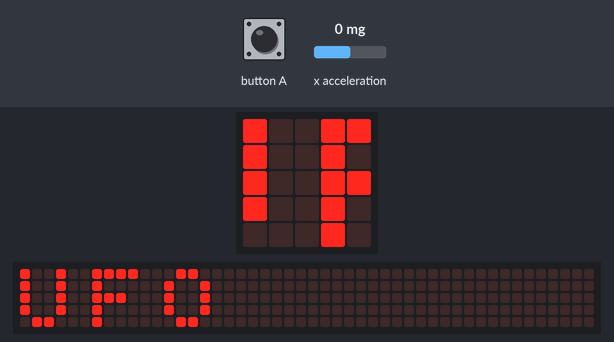
A program run on a simulated BBC micro:bit (MakeCode). Shown: the board's 5×5 LED display, a strip that is not on the board, showing the scrolling text unrolled. Inputs (shaded band) come from the test bench; at power-on: x acceleration 0 mg. Random numbers come from a fixed seed; the 48×5 strip is a reading aid, not a part: it shows the text the display is scrolling, unrolled, one strip-width of it at a time.

Above: at 1.28 s.
1.3 s: x acceleration set to -276 mg
4.3 s: x acceleration set to -318 mg
At 6.4 s:
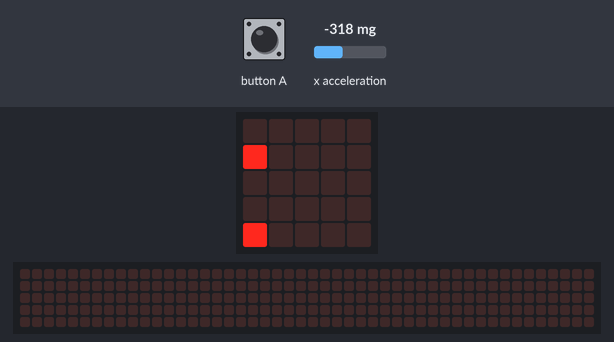
7.3 s: button A pressed for 0.15 s
At 7.6 s:
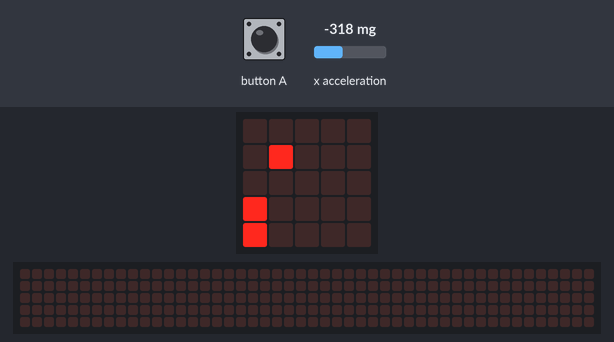
8.0 s: button A pressed for 0.15 s
At 8.51 s:
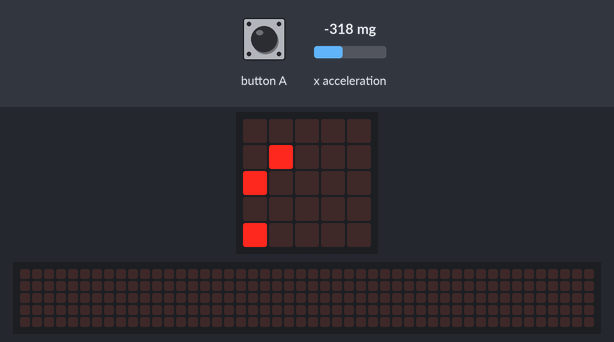
8.7 s: x acceleration set to 275 mg
11.7 s: x acceleration set to 329 mg
At 14.7 s:
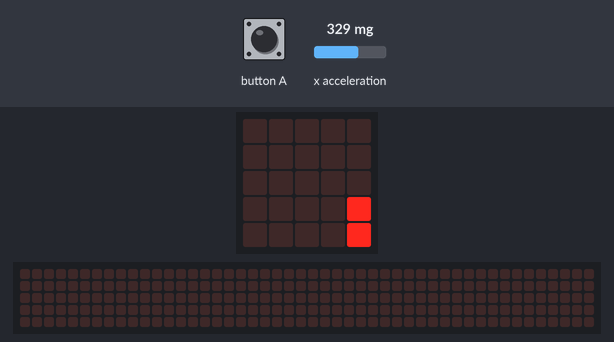
Timing chart, 0 to 16.2 s (numbered marks = the images above; inputs shaded):
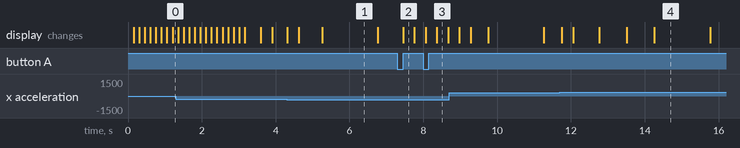

The program:

main.ts
```typescript
//  UFO Super Shooting for micro:bit

const ufos = [[0, 0, 255, 0, 0,
    0, 0, 0, 0, 0,
    0, 0, 0, 0, 0,
    0, 0, 0, 0, 0,
    0, 0, 0, 0, 0],
[0, 0, 255, 255, 0,
    0, 0, 0, 0, 0,
    0, 0, 0, 0, 0,
    0, 0, 0, 0, 0,
    0, 0, 0, 0, 0],
[0, 255, 255, 255, 0,
    0, 0, 0, 0, 0,
    0, 0, 0, 0, 0,
    0, 0, 0, 0, 0,
    0, 0, 0, 0, 0],
[0, 0, 255, 255, 0,
    0, 0, 255, 0, 0,
    0, 0, 0, 0, 0,
    0, 0, 0, 0, 0,
    0, 0, 0, 0, 0],
[0, 0, 255, 255, 0,
    0, 0, 255, 255, 0,
    0, 0, 0, 0, 0,
    0, 0, 0, 0, 0,
    0, 0, 0, 0, 0],
[0, 255, 255, 255, 0,
    0, 0, 255, 0, 0,
    0, 0, 0, 0, 0,
    0, 0, 0, 0, 0,
    0, 0, 0, 0, 0],
[0, 255, 255, 255, 0,
    0, 255, 255, 255, 0,
    0, 0, 0, 0, 0,
    0, 0, 0, 0, 0,
    0, 0, 0, 0, 0]
];

const exps = [[0, 0, 0, 0, 0,
    0, 0, 255, 0, 0,
    0, 255, 0, 255, 0,
    0, 0, 255, 0, 0,
    0, 0, 0, 0, 0],
[0, 0, 0, 0, 0,
    0, 255, 255, 255, 0,
    0, 255, 0, 255, 0,
    0, 255, 255, 255, 0,
    0, 0, 0, 0, 0],
[255, 255, 255, 255, 255,
    255, 0, 0, 0, 255,
    255, 0, 0, 0, 255,
    255, 0, 0, 0, 255,
    255, 255, 255, 255, 255]
];


let movingRight = true;
let moveCount = 0;
let game_go = false;
let BULLET_SPEED = 150;
let PLAYER_SPEED = 50;
let UFO_SPEED = 750;
let level = 0;
let score = 0;

class Point {
    x: number;
    y: number;

    constructor(x: number, y: number) {
        this.x = x;
        this.y = y;
    }
}

class Image {
    im: number[];
    constructor() {
        this.im = [0, 0, 0, 0, 0,
            0, 0, 0, 0, 0,
            0, 0, 0, 0, 0,
            0, 0, 0, 0, 0,
            0, 0, 0, 0, 0];
    }
    getPixelValue(x: number, y: number): number {
        return this.im[y * 5 + x];
    }
    setPixelValue(x: number, y: number, d: number) {
        this.im[y * 5 + x] = d;
    }
    paste() {
        for (let x = 0; x < 5; x++) {
            for (let y = 0; y < 5; y++) {
                led.plotBrightness(x, y, this.im[y * 5 + x]);
            }

        }
    }
    shiftLeft() {
        for (let x = 0; x <= 3; x++) {
            for (let y = 0; y < 5; y++) {
                this.im[y * 5 + x] = this.im[y * 5 + x + 1];
            }
        }
        for (let y = 0; y < 5; y++) {

            this.im[y * 5 + 4] = 0;
        }
    }
    shiftRight() {
        for (let x = 3; x >= 0; x--) {
            for (let y = 0; y < 5; y++) {
                this.im[y * 5 + x + 1] = this.im[y * 5 + x];
            }
        }
        for (let y = 0; y < 5; y++) {
            this.im[y * 5] = 0;
        }
    }
    shiftDown() {
        for (let y = 3; y >= 0; y--) {
            for (let x = 0; x < 5; x++) {
                this.im[y * 5 + x + 5] = this.im[y * 5 + x];
            }
        }
        for (let x = 0; x < 5; x++) {
            this.im[x] = 0;
        }
    }
    set(d: number[]) {
        for (let i = 0; i < 25; i++) {
            this.im[i] = d[i];
        }
    }
    cls() {
        for (let i = 0; i < 25; i++) {
            this.im[i] = 0;
        }
    }
    fill() {
        for (let i = 0; i < 25; i++) {
            this.im[i] = 255;
        }
    }
}

input.onButtonPressed(Button.A, function () {
    if (bullet.y == -1) {
        bullet.x = player.x;
        bullet.y = 3;
    }
})

control.inBackground(function () {
    while (game_go) {
        basic.pause(PLAYER_SPEED);
        let ax = input.acceleration(Dimension.X);
        if (ax < -300 && player.x > 0) {
            player.x--;
        } else if (ax > 300 && player.x < 4) {
            player.x++;
        }
    }
})

control.inBackground(function () {
    while (game_go) {
        if (bullet.y != -1) {
            bullet.y--;
            if (ufoi.getPixelValue(bullet.x, bullet.y) > 0) {
                score++;
                ufoi.setPixelValue(bullet.x, bullet.y, 0);
                bullet.y = -1;
            }
        }
        basic.pause(BULLET_SPEED);
    }
})

control.inBackground(function () {
    while (game_go) {
        basic.pause(UFO_SPEED);
        moveCount += 1;
        if (moveCount < 6) {
            if (Math.randomRange(0, 4) == 1) {
                movingRight = !(movingRight);
            }
            if (movingRight) {
                if (ufoInColumn(4)) {
                    movingRight = false;
                } else {
                    ufoi.shiftRight();
                }
            } else {
                if (ufoInColumn(0)) {
                    movingRight = true;
                } else {
                    ufoi.shiftLeft();
                }
            }
        } else {
        if (ufoInRow(3)) {
                game_go = false;
            }
            ufoi.shiftDown();
            moveCount = 0;
        }
    }
})

function ufoCount(): number {
    let count = 0;
    for (let x = 0; x < 5; x++) {
        for (let y = 0; y < 5; y++) {
            if (ufoi.getPixelValue(x, y)) {
                count++;
            }
        }
    }
    return count;
}

function ufoInColumn(x: number): boolean {
    for (let y = 0; y < 5; y++) {
        if (ufoi.getPixelValue(x, y)) {
            return true;
        }
    }
    return false;
}

function ufoInRow(y: number): boolean {
    for (let x = 0; x < 5; x++) {
        if (ufoi.getPixelValue(x, y)) {
            return true;
        }
    }
    return false;
}

function explosion() {
    basic.pause(80);
    expi.set(exps[0]);
    expi.paste();
    basic.pause(80);
    expi.set(exps[1]);
    expi.paste();
    basic.pause(80);
    expi.set(exps[2]);
    expi.paste();
    basic.pause(100);
    expi.cls();
    expi.paste();
    basic.pause(100);
}

function ufoGo() {
    ufoi.set(ufos[level]);
    while (game_go) {
        if (ufoCount() == 0) {
            explosion();
            level += 1;
            if (level == 7) {
                game_go = false;
                return;
            }
            ufoi.set(ufos[level]);
        }
        ufoi.paste();
        led.plotBrightness(player.x, player.y, 255);
        if (bullet.y != -1) {
            led.plotBrightness(bullet.x, bullet.y, 255);
        }
        basic.pause(10);
    }
}

function gameOver() {
    if (level < 7) {
        explosion();
    }
    basic.pause(100);
    expi.fill();
    expi.paste();
    basic.pause(200);
    if (score == 23) {
        basic.showString("Perfest!:");
    } else {
        basic.showString("GAME OVER:");
    }
    basic.showNumber(score);
}

// main routine
let player = new Point(2, 4);
let bullet = new Point(-1, -1);
let ufoi = new Image();
let expi = new Image();

game_go = true;
basic.showString("UFO");
ufoGo();
gameOver();
```

test.ts
```typescript
// tests go here; this will not be compiled when this package is used as a library
```

Measured:
- the behaviour switches between -300 and -301 mg on x acceleration (found by bisection; images 0 and 1)
- the behaviour switches between 300 and 301 mg on x acceleration (found by bisection; images 3 and 4)
- what the display in image 1 shows lasts 1.5 s, from 5.3 s to 6.8 s
